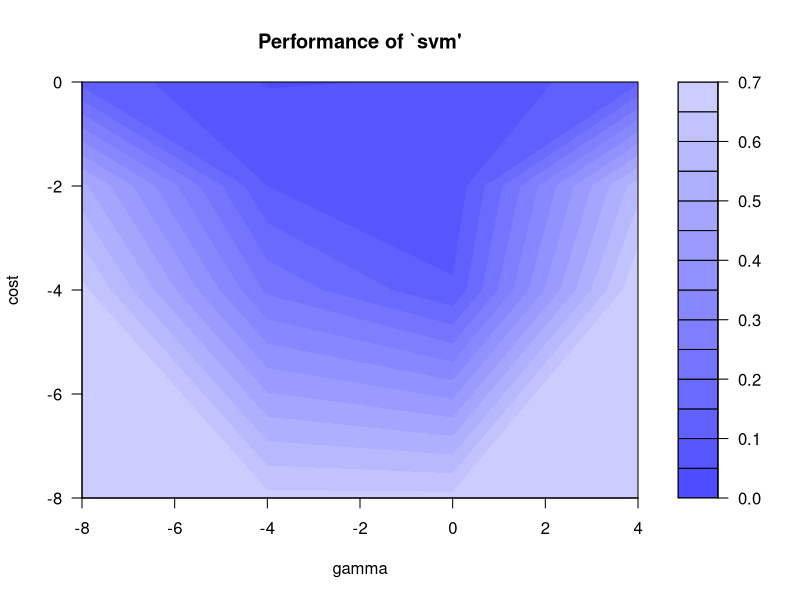
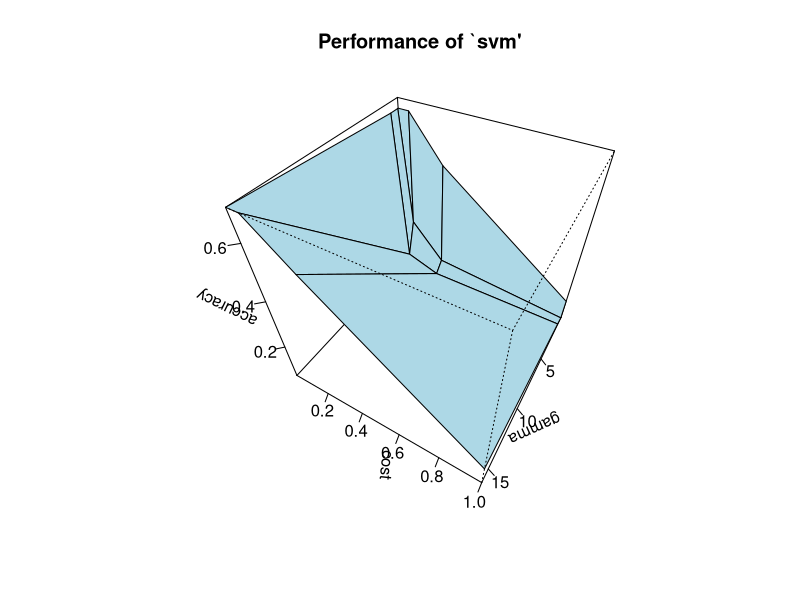

R code for these plots, in order:
# r2py crawler metadata
# package: e1071
# source_type: rd_example
# topic: plot.tune.Rd
# source_file: C:\Users\bened\AppData\Local\R\win-library\4.5\e1071\help
# lines: 6

suppressPackageStartupMessages(library(e1071))
data(iris)
  obj <- tune.svm(Species~., data = iris, sampling = "fix",
                  gamma = 2^c(-8,-4,0,4), cost = 2^c(-8,-4,-2,0))
  plot(obj, transform.x = log2, transform.y = log2)
  plot(obj, type = "perspective", theta = 120, phi = 45)
